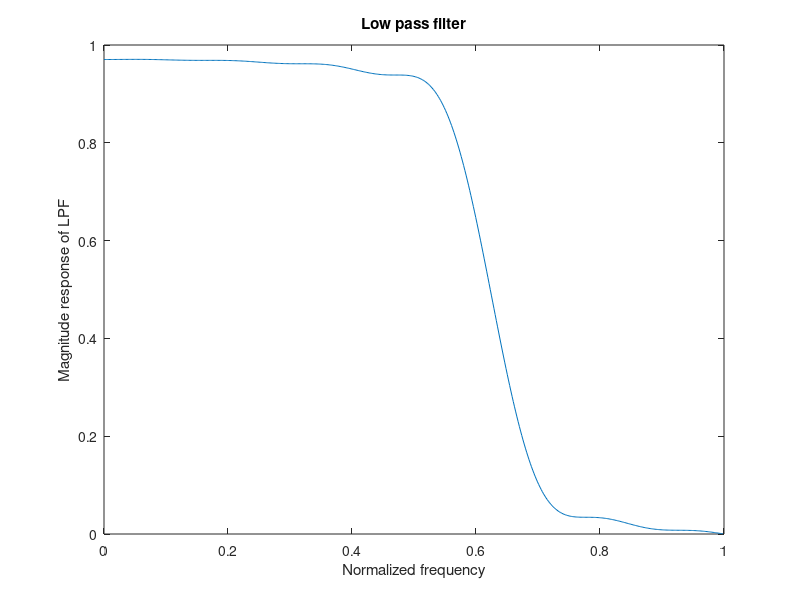

The MATLAB source for this figure:
% clc
% clear all
% wp=0.5*pi
% ws=0.75*pi
% tr_width=abs(ws-wp)
% wc=(wp+ws)/2
% M=ceil(6.1*pi/tr_width)+1
% rect_window=(rectwin(M))
% n=-(M-1)/2:(M-1)/2
% fc=wc/(2*pi)
% hd=2*fc*(sinc(2*fc*n))
% h=hd.*rect_window'
% [HW,WW]=freqz(h,1)
% 
% plot(WW./pi,abs(HW));
% xlabel('Normalized frequency');
% ylabel('Magnitude response of LPF');
% title('Low pass filter');

clc
clear all
wp=0.5*pi
ws=0.75*pi
tr_width=abs(ws-wp)
wc=(wp+ws)/2
M=ceil(6.1*pi/tr_width)+1
tri_window=(triang(M))
n=-(M-1)/2:(M-1)/2
fc=wc/(2*pi)
hd=2*fc*(sinc(2*fc*n))
h=hd.*tri_window'
[HW,WW]=freqz(h,1)

plot(WW./pi,abs(HW));
xlabel('Normalized frequency');
ylabel('Magnitude response of LPF');
title('Low pass filter');